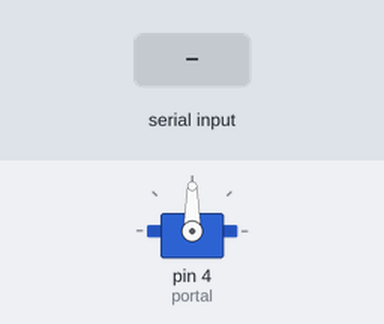
A sketch run on a simulated Arduino Uno, built with avr-gcc and run on an emulated ATmega328P. On the bench: servo. The inputs (shaded band) are chosen by the test bench.

Above: at 1.2 s.
1.3 s: "0" received over Serial
At 2.0 s:
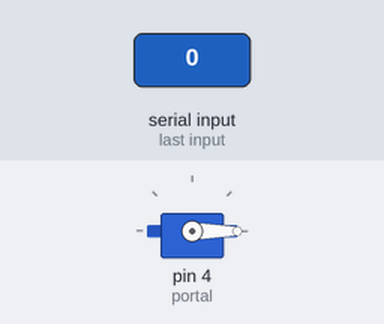
2.8 s: "1" received over Serial
At 3.1 s:
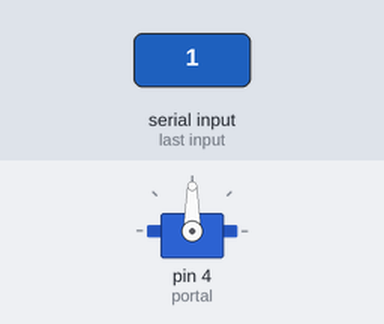
Timing chart, 0 to 5.8 s (numbered marks = the images above; inputs shaded):
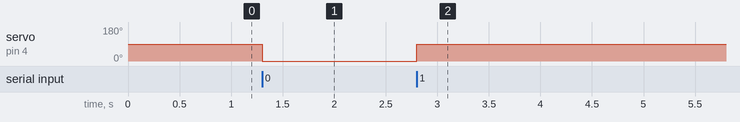

The sketch:

PORTAL_WAJAH.ino
```cpp
#include <Servo.h>
Servo portal;

void setup() {
  // put your setup code here, to run once:
  Serial.begin(9600);
  portal.attach(4);
  portal.write(90);
}

void loop() {
  // put your main code here, to run repeatedly:
  int dataterkirim = Serial.read();
  if (dataterkirim == '1') {
    portal.write(90);//terbuka
  }
  if (dataterkirim == '0') {
    portal.write(0);//tertutup
  }


}
```

Measured:
- after the input at 1.3 s, servo on pin 4 (portal): 90° → 0° at once
- after the input at 2.8 s, servo on pin 4 (portal): 0° → 90° at once
